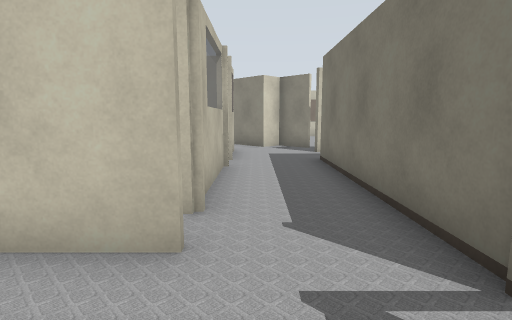
[1] (above)

12 first-person views from a walk through a world built for the Gazebo simulator. The camera is 1.2 m above the floor, tilts 8° down and sees 80° across. Floor lines are 1 m apart. The floor is counted in squares, 1 m on a side. Each view is taken from the middle of a square. On the plan, view 1 faces up. The plan holds only what a view shows up to about 13 squares ahead; the rest is blank. The place goes on beyond the plan.

[2]
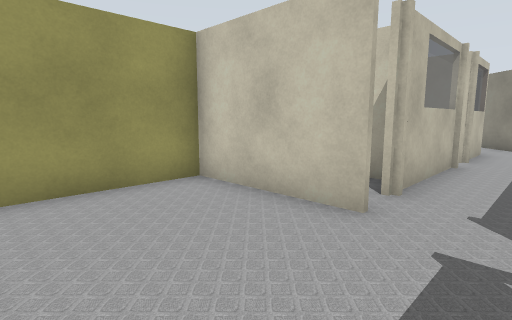

[3]
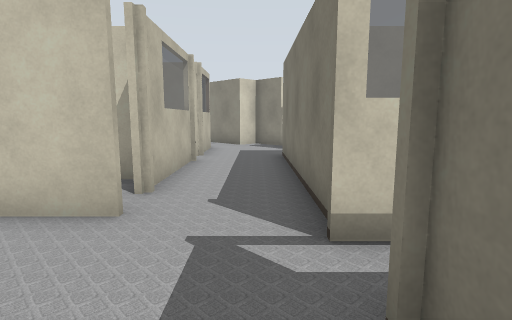

[4]
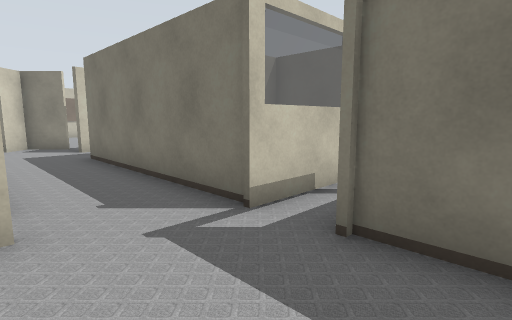

[5]
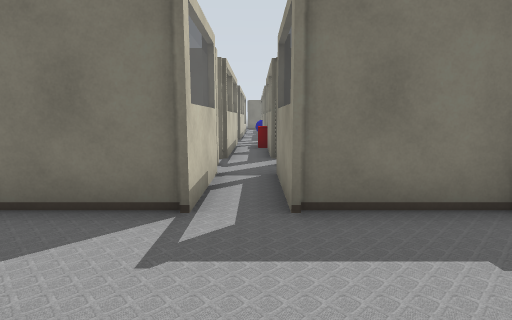

[6]
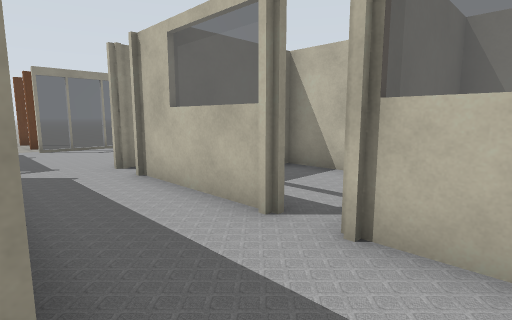

[7]
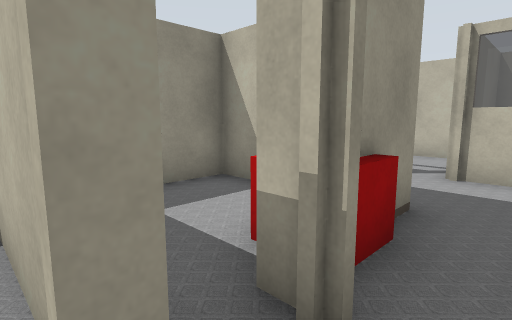

[8]
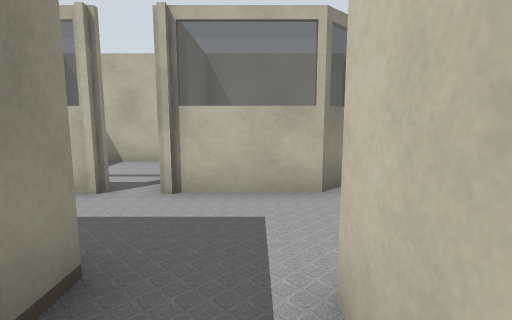

[9]
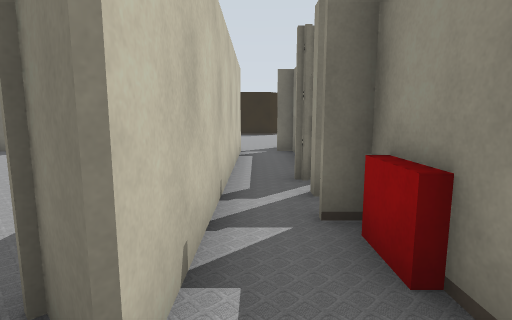

[10]
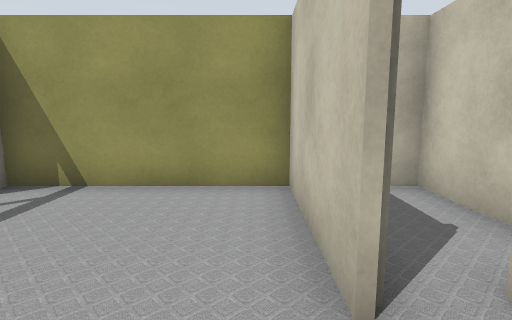

[11]
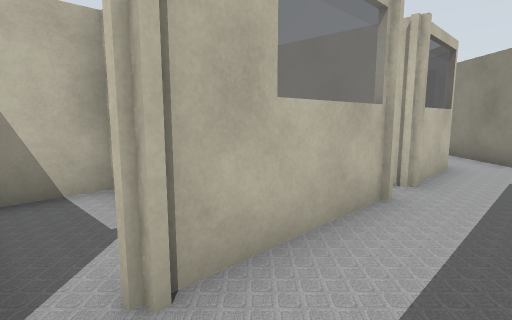

[12]
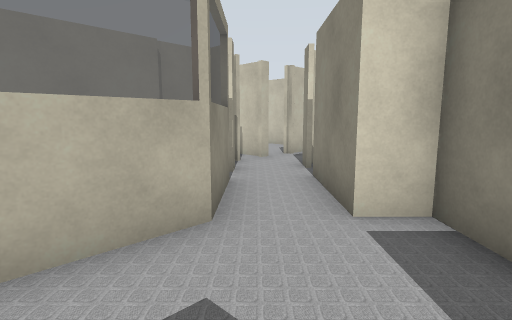

### Floor plan
Key: @ floor where view 1 was taken; # wall or solid block; x gap in a wall; . floor; = window, fence, low wall or low ledge; B red box.
Columns run from 5 left of view 1 to 12 right of it. Each row starts with its distance up from view 1.
 13  #######
 12 ###==..#
 11  # #=..###########
 10  #  =.............
  9  ####...BB.##   ##
  8  #.....#BB.#
  7  #..#..#...#
  6  #..=..#...#
  5  ####..#####
  4  #..x..#  ##
  3  ####..#  #
  2  #.....#=##
  1  #.....==#
  0  #...@.# ###
 -1  #.....#
 -2  # ===.#

Positions as (right, up) in squares from view 1, and headings:
1: (0, 0), facing up
2: (1, -1), facing up-left
3: (1, -1), facing up
4: (-1, -1), facing up-right
5: (-2, 1), facing right
6: (2, 10), facing down-left
7: (6, 10), facing down-left
8: (4, 10), facing left
9: (1, 10), facing right
10: (1, 2), facing left
11: (1, 3), facing up-left
12: (2, 9), facing up-left
